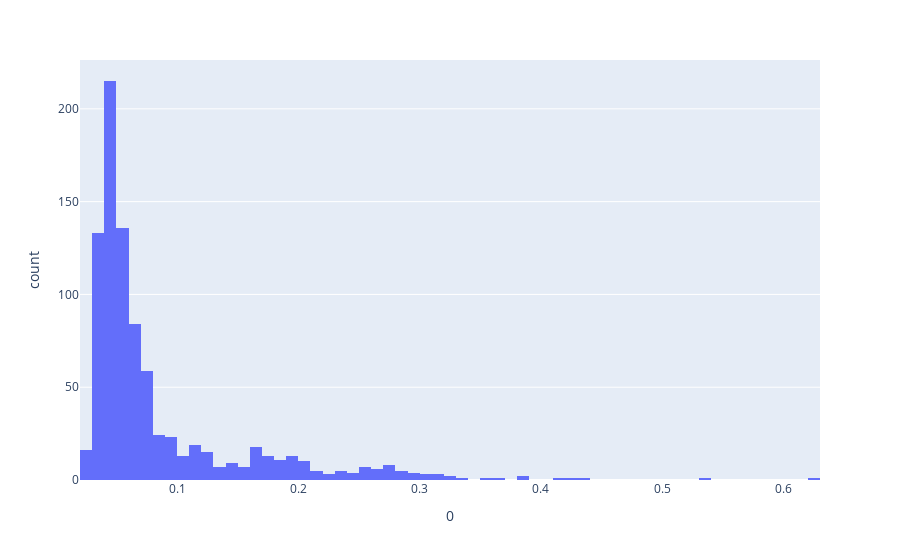

The cell this chart's notebook holds for it:
### Code cell
px.histogram(pd.DataFrame(y_pred_test), x=0)

### Figure 1 — Plotly figure (JSON) as saved in the notebook; plotly's stock layout.template omitted (floating-point values rounded to 4 significant figures; data arrays with more than 128 entries replaced by an {"elided": "..."} marker saying what was removed)
{"data": [{"alignmentgroup": "True", "bingroup": "x", "hovertemplate": "0=%{x}<br>count=%{y}<extra></extra>", "legendgroup": "", "marker": {"color": "#636efa"}, "name": "", "offsetgroup": "", "orientation": "v", "showlegend": false, "type": "histogram", "x": {"elided": "890 float values"}, "xaxis": "x", "yaxis": "y"}], "layout": {"barmode": "relative", "legend": {"tracegroupgap": 0}, "margin": {"t": 60}, "xaxis": {"anchor": "y", "domain": [0, 1], "title": {"text": "0"}}, "yaxis": {"anchor": "x", "domain": [0, 1], "title": {"text": "count"}}}}
